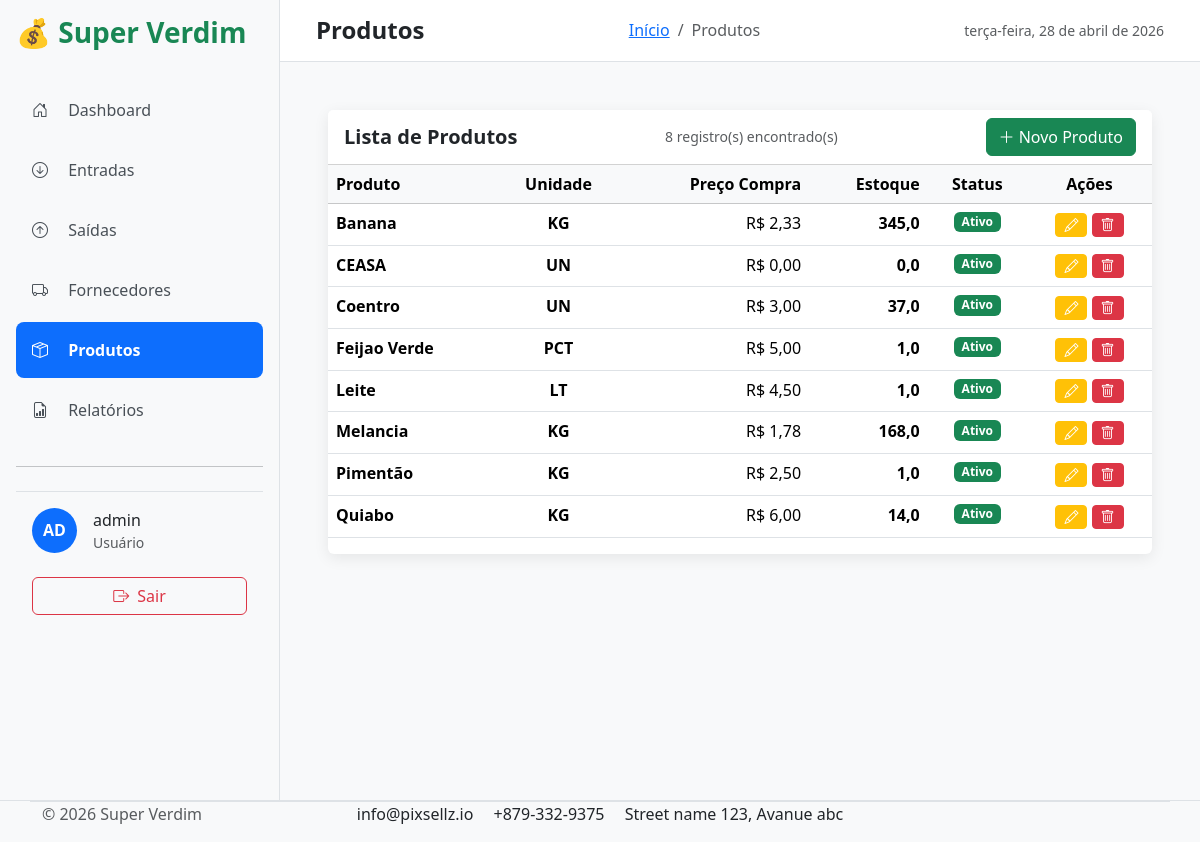
The page /produtos/ (signed in) on the database its author committed.
### produtos/models.py (models this page shows, shortened)
class Produto(models.Model):
    nome = models.CharField(max_length=200, verbose_name="Nome do Produto")
    unidade = models.CharField(max_length=20, default="UN", choices=[
        ('UN', 'Unidade'),
        ('KG', 'Quilograma'),
        ('LT', 'Litro'),
        ('CX', 'Caixa'),
        ('PCT', 'Pacote'),
    ], verbose_name="Unidade")
    preco_de_compra = models.DecimalField(max_digits=12, decimal_places=2, default=0.00, verbose_name="Preço de Compra")
    estoque_atual = models.FloatField(default=0, verbose_name="Estoque Atual")
    ativo = models.BooleanField(default=True, verbose_name="Ativo")
    criado = models.DateTimeField(auto_now_add=True)
    atualizado = models.DateTimeField(auto_now=True)
    class Meta:
        verbose_name = "Produto"
        verbose_name_plural = "Produtos"
        ordering = ['nome']

### produtos/views.py (the view)
# urls.py: path('', views.lista_produtos, name='lista_produtos'),
@login_required
def lista_produtos(request):
    produtos = Produto.objects.order_by('nome')
    return render(request, 'produtos/lista_produtos.html', {'produtos': produtos})

### main/context_processors.py (called while the page is built, shortened)
def user_role(request):
    if request.user.is_authenticated:
        groups = list(request.user.groups.values_list('name', flat=True))
        return {
            'is_admin': 'Administrador' in groups,
            'is_gerente': 'Gerente' in groups,
            'is_usuario': 'Usuário' in groups,
            'user_groups': groups,
            'user': request.user,
            'user_full_name': request.user.get_full_name() or request.user.username,
        }

### templates/produtos/lista_produtos.html (shortened to what this page needs)
{% extends 'base.html' %}
{% block page_title %}Produtos{% endblock %}
{% block breadcrumb_current %}Produtos{% endblock %}
{% block content %}
<div class="p-3 p-md-5">
<div class="card">
    <div class="card-header bg-white d-flex justify-content-between align-items-center">
          <h5 class="mb-0 fw-semibold">Lista de Produtos</h5>
          <small class="text-muted">
              {{ produtos|length }} registro(s) encontrado(s)
          </small>
          <button class="btn btn-success" data-bs-toggle="modal" data-bs-target="#modalCadastrarProduto">
    <i class="bi bi-plus-lg"></i> Novo Produto
  </button>
          </div>
  <div class="table-responsive">
    <table class="table table-hover">
      <thead class="table-light">
        <tr>
          <th>Produto</th>
          <th class="text-center">Unidade</th>
          <th class="text-end">Preço Compra</th>
          <th class="text-end">Estoque</th>
          <th class="text-center">Status</th>
          <th class="text-center">Ações</th>
        </tr>
      </thead>
      <tbody>
        {% for produto in produtos %}
        <tr>
          <td><strong>{{ produto.nome }}</strong></td>
          <td class="text-center fw-bold">{{ produto.unidade }}</td>
          <td class="text-end">R$ {{ produto.preco_de_compra|floatformat:2 }}</td>
          <td class="text-end fw-bold">{{ produto.estoque_atual }}</td>
          <td class="text-center">
            {% if produto.ativo %}
              <span class="badge bg-success">Ativo</span>
            {% else %}
              <span class="badge bg-secondary">Inativo</span>
            {% endif %}
          </td>
          <td class="text-center">
            <a href="{% url 'editar_produto' produto.pk %}" class="btn btn-sm btn-warning text-white">
                <i class="bi bi-pencil"></i>
            </a>
            <button onclick="abrirModalExcluir({{ produto.pk }}, '{{ produto.nome }}')"
                    class="btn btn-sm btn-danger">
                <i class="bi bi-trash"></i>
            </button>
            </td>
        </tr>
        {% empty %}
        <tr><td colspan="7" class="text-center py-5">Nenhum produto cadastrado.</td></tr>
        {% endfor %}
      </tbody>
    </table>
  </div>
</div>
</div>
{% endblock %}

### templates/includes/navbar.html (shortened to what this page needs)
{% load static %}
    <div class="d-flex justify-content-between align-items-center mb-4">
      <h3 class="text-success fw-bold">💰 Super Verdim</h3>
    </div>
      <ul class="nav flex-column">
        <li class="nav-item">
          <a href="{% url 'home' %}"
            class="nav-link py-3 px-3 mb-1 rounded-3 {% if request.path == '/' or request.path == '/dashboard/' %}active{% endif %}">
            <i class="bi bi-house-door me-3"></i> Dashboard
          </a>
        </li>
    <li class="nav-item">
      <a href="{% url 'entradas_list' %}"
         class="nav-link py-3 px-3 mb-1 rounded-3 {% if 'entradas' in request.path %}active{% endif %}">
        <i class="bi bi-arrow-down-circle me-3"></i> Entradas
      </a>
    </li>
    <li class="nav-item">
      <a href="{% url 'saidas_list' %}"
         class="nav-link py-3 px-3 mb-1 rounded-3 {% if 'saidas' in request.path %}active{% endif %}">
        <i class="bi bi-arrow-up-circle me-3"></i> Saídas
      </a>
    </li>
      <a href="{% url 'lista_fornecedores' %}"
         class="nav-link py-3 px-3 mb-1 rounded-3 {% if 'fornecedores' in request.path %}active{% endif %}">
        <i class="bi bi-truck me-3"></i> Fornecedores
      </a>
    <li>
      <a href="{% url 'lista_produtos' %}"
        class="nav-link py-3 px-3 mb-1 rounded-3 {% if 'produtos' in request.path %}active{% endif %}">
        <i class="bi bi-box-seam me-3"></i> Produtos
      </a>
    </li>
    <li class="nav-item">
      <a class="nav-link py-3 px-3 mb-1 rounded-3 {% if 'relatorio' in request.path %}active{% endif %}" href="#" data-bs-toggle="offcanvas" data-bs-target="#offcanvasRelatorios">
        <i class="bi bi-file-earmark-bar-graph me-3"></i> Relatórios
      </a>
    </li>
      <hr class="my-4">
      {% if user.is_authenticated %}
      <div class="mt-auto px-3 py-3 border-top">
        <div class="d-flex align-items-center gap-3">
          <div class="bg-primary text-white rounded-circle d-flex align-items-center justify-content-center" style="width: 45px; height: 45px;">
            <strong>{{ user.username|slice:":2"|upper }}</strong>
          </div>
          <div>
            <p class="mb-0 fw-medium">{{ user.get_full_name|default:user.username }}</p>
            <small class="text-muted">{{ user.email|default:"Usuário" }}</small>
          </div>
        </div>
        <br>
        <a href="{% url 'logout' %}" class="btn btn-outline-danger w-100 d-flex align-items-center justify-content-center gap-2">
          <i class="bi bi-box-arrow-right"></i> Sair
          </a>
        {% else %}
        <a href="{% url 'login' %}" class="btn btn-primary w-100">Fazer Login</a>
        {% endif %}
      </div>

### static/css/style.css (style rules this page uses)
body { font-family: 'Segoe UI', system-ui, sans-serif; }
.nav-link { color: #495057; transition: all 0.2s; }
.nav-link.active { background-color: #0d6efd !important; color: white !important; font-weight: 600; }
.card { border: none; box-shadow: 0 4px 15px rgba(0, 0, 0, 0.08); }

### rows shown on the page
Produto: nome "Banana", unidade "KG", preco_de_compra "2,33", estoque_atual "345,0", ativo "Ativo"
Produto: nome "CEASA", unidade "UN", preco_de_compra "0,00", estoque_atual "0,0", ativo "Ativo"
Produto: nome "Coentro", unidade "UN", preco_de_compra "3,00", estoque_atual "37,0", ativo "Ativo"
Produto: nome "Feijao Verde", unidade "PCT", preco_de_compra "5,00", estoque_atual "1,0", ativo "Ativo"
Produto: nome "Leite", unidade "LT", preco_de_compra "4,50", estoque_atual "1,0", ativo "Ativo"
Produto: nome "Melancia", unidade "KG", preco_de_compra "1,78", estoque_atual "168,0", ativo "Ativo"
Produto: nome "Pimentão", unidade "KG", preco_de_compra "2,50", estoque_atual "1,0", ativo "Ativo"
Produto: nome "Quiabo", unidade "KG", preco_de_compra "6,00", estoque_atual "14,0", ativo "Ativo"

### other values the page prints
{{ user.username|slice:":2"|upper }} "AD"
{{ user.get_full_name|default:user.username }} "admin"
{{ user.email|default:"Usuário" }} "Usuário"
{{ produtos|length }} "8"
